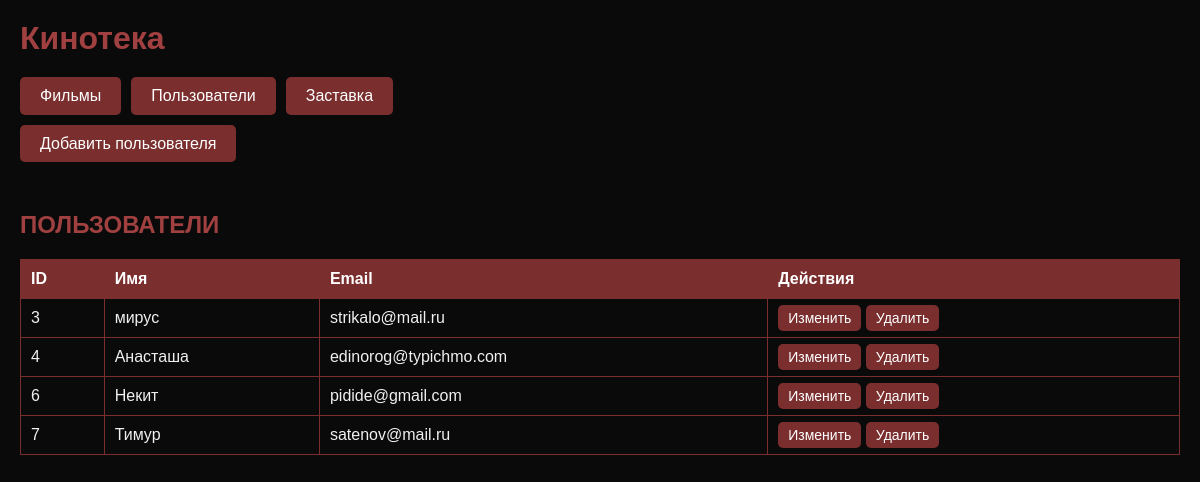
Screenshot of /main.php?tab=users with the database file from the repository.
### tables this page shows
CREATE TABLE `users` (
  `id` int NOT NULL,
  `name` varchar(100) NOT NULL,
  `email` varchar(200) NOT NULL
);

### main.php (called while the page is built)
<?php
require_once 'model/models.php';
$pdo = connectDB();
$tab = $_GET['tab'] ?? 'movies';
if ($tab == 'users') {
    $users = selectAllUsers($pdo);
} elseif ($tab == 'reviews') {
    $reviews = $pdo->query("SELECT r.*, u.name as user_name, m.title as movie_title FROM reviews r JOIN users u ON r.user_id = u.id JOIN movies m ON r.movie_id = m.id ORDER BY r.created_at DESC")->fetchAll();
} else {
    $movies = selectAllMovies($pdo);
}
include 'views/index.show.php';
?>

### model/models.php (called while the page is built, shortened)
<?php
if (function_exists('connectDB')) {
    return;
}
function selectAllUsers($pdo) {
    return $pdo->query("SELECT * FROM users")->fetchAll(PDO::FETCH_ASSOC);
}
?>

### views/index.show.php (the view, shortened to what this page needs)
<!DOCTYPE html>
<html>
<head>
    <link rel="stylesheet" href="../style.css">
</head>
<body>
<div class="container">
    <h1>Кинотека</h1>
    <div class="btn-group">
        <a href="../main.php?tab=movies" class="btn">Фильмы</a>
        <a href="../main.php?tab=users" class="btn">Пользователи</a>
        <a href="../welcome.php" class="btn">Заставка</a>
    </div>
    <?php if ($tab == 'users'): ?>
        <div class="mb-3">
   <a href="views/create.view.php" class="btn">Добавить пользователя</a>
        </div>
        <h2><br>ПОЛЬЗОВАТЕЛИ</h2>
        <table class="table">
            <thead>
                <tr><th>ID</th><th>Имя</th><th>Email</th><th>Действия</th></tr>
            </thead>
            <tbody>
            <?php foreach($users as $user): ?>
                <tr>
                    <td><?php echo $user['id']; ?></td>
                    <td><?php echo $user['name']; ?></td>
                    <td><?php echo $user['email']; ?></td>
                    <td>
                        <a href="../controllers/edit.php?id=<?php echo $user['id']; ?>" class="btn btn-sm">Изменить</a>
                        <a href="../controllers/delete.php?type=user&id=<?php echo $user['id']; ?>" class="btn btn-sm" onclick="return confirm('Удалить?')">Удалить</a>
                    </td>
                </tr>
            <?php endforeach; ?>
            </tbody>
        </table>
    <?php endif; ?>
</div>
</body>
</html>

### style.css (style rules this page uses)
* { margin: 0; padding: 0; box-sizing: border-box; }
body { background: #0a0a0a; color: #f0f0f0; font-family: Arial, sans-serif; min-height: 100vh; }
.container { max-width: 1200px; margin: 0 auto; padding: 20px; }
h1, h2, h3, h4 { color: #a04040; margin-bottom: 20px; }
a { color: #b84c4c; text-decoration: none; }
button, .btn { background: #7a2e2e; color: #ffffff; border: none; padding: 10px 20px; cursor: pointer; font-size: 16px; border-radius: 5px; }
table { width: 100%; border-collapse: collapse; margin: 20px 0; }
th, td { border: 1px solid #7a2e2e; padding: 10px; text-align: left; }
th { background: #7a2e2e; color: #ffffff; }
.btn-group { margin: 20px 0; display: flex; gap: 10px; flex-wrap: wrap; }
.mb-3 { margin-bottom: 30px; }
.btn-sm { padding: 5px 10px; font-size: 14px; }

### rows the page displays
users: id "3", name "мируc", email "strikalo@mail.ru"
users: id "4", name "Анасташа", email "edinorog@typichmo.com"
users: id "6", name "Некит", email "pidide@gmail.com"
users: id "7", name "Тимур", email "satenov@mail.ru"
